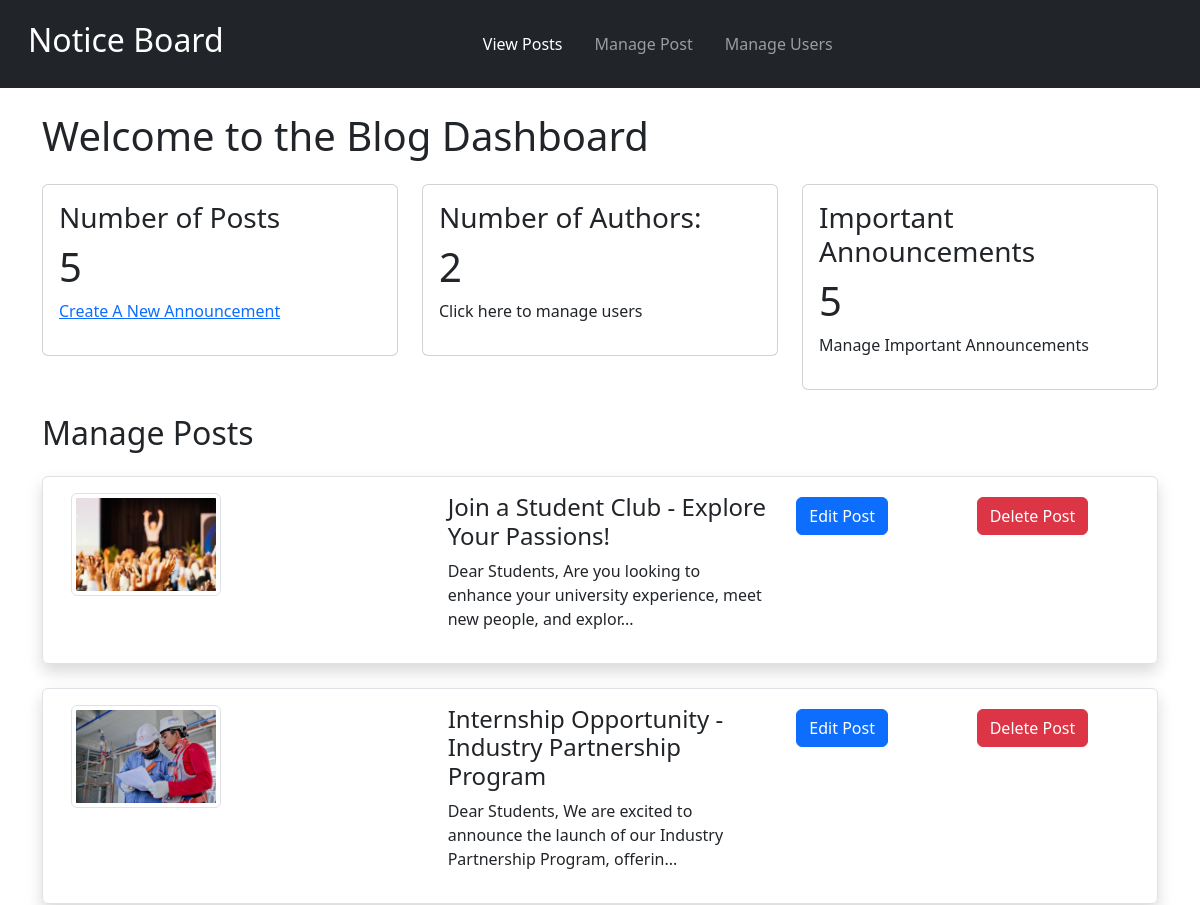
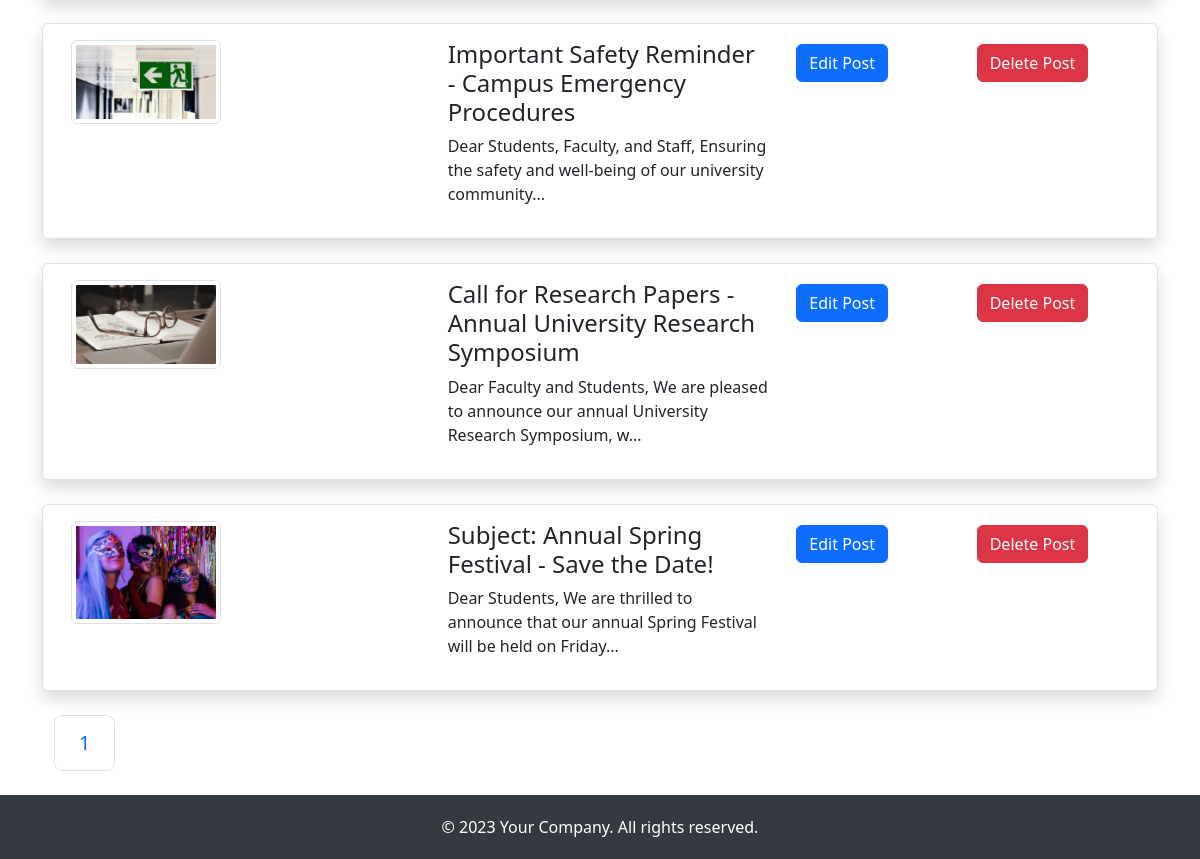
The app's page /admin/dashboard.php (signed in) with its own data (2 pictures, top to bottom).
### tables this page shows
CREATE TABLE `posts` (
  `id` int(10) NOT NULL,
  `title` text NOT NULL,
  `content` text NOT NULL,
  `category` text NOT NULL,
  `author` text NOT NULL,
  `cover_photo` text NOT NULL,
  `date` timestamp NULL DEFAULT current_timestamp(),
  `important` tinyint(1) NOT NULL
);

### admin/dashboard.php (the view, shortened to what this page needs)
<?php
$servername = "localhost";
$username = "root";
$password = "";
$dbname = "noticeboard";
$conn = new mysqli($servername, $username, $password, $dbname);
$sqlAuthors = "SELECT COUNT(*) AS numAuthors FROM author";
$resultAuthors = $conn->query($sqlAuthors);
$numAuthors = 0;
if ($resultAuthors->num_rows > 0) {
    $rowAuthors = $resultAuthors->fetch_assoc();
    $numAuthors = $rowAuthors["numAuthors"];
}
$sqlPosts = "SELECT COUNT(*) AS numPosts FROM posts";
$resultPosts = $conn->query($sqlPosts);
$numPosts = 0;
if ($resultPosts->num_rows > 0) {
    $rowPosts = $resultPosts->fetch_assoc();
    $numPosts = $rowPosts["numPosts"];
}
?>
<!DOCTYPE html>
<html lang="en">
<head>
  <link href="https://cdn.jsdelivr.net/npm/bootstrap@5.2.3/dist/css/bootstrap.min.css" rel="stylesheet">
  <link rel="stylesheet" href="../assets/style.css">
</head>
<body>
  <nav class="navbar navbar-expand-lg navbar-dark bg-dark p-3">
      <div class="container-fluid">
        <a class="navbar-brand" href="#"><h2> Notice Board </h2></a>
        <div class=" collapse navbar-collapse" id="navbarNavDropdown">
          <ul class="navbar-nav ms-auto ">
            <li class="nav-item">
              <a class="nav-link mx-2 active" aria-current="page" href="../posts/get_posts.php">View Posts</a>
            </li>
            <li class="nav-item">
              <a class="nav-link mx-2" href="#manageposts">Manage Post</a>
            </li>
            <li class="nav-item">
              <a class="nav-link mx-2" href="manage_users.php">Manage Users</a>
            </li>
          </ul>
          <ul class="navbar-nav ms-auto d-none d-lg-inline-flex">
            <li class="nav-item mx-2">
              <a class="nav-link text-light h5" href="" target="blank"><i class="fab fa-google-plus-square"></i></a>
            </li>
            <li class="nav-item mx-2">
              <a class="nav-link text-light h5" href="" target="blank"><i class="fab fa-twitter"></i></a>
            </li>
            <li class="nav-item mx-2">
              <a class="nav-link text-light h5" href="" target="blank"><i class="fab fa-facebook-square"></i></a>
            </li>
          </ul>
        </div>
      </div>
    </nav>
  <div class="container">
    <h1 class="h1 mt-4">Welcome to the Blog Dashboard</h1>
    <div class="row mt-4">
      <div class="col">
        <div class="card">
          <div class="card-body">
            <h3 class="card-title">Number of Posts</h3>
            <h1 class="card-text"> <?php echo $numPosts; ?> </h1>
            <p class="card-lead"><a href="create_post.php">Create A New Announcement</a></p>
          </div>
        </div>
      </div>
      <div class="col">
        <div class="card">
          <div class="card-body">
            <h3 class="card-title">Number of Authors:</h3>
            <h1 class="card-text"> <?php echo $numAuthors; ?></h1>
            <p class="card-lead">Click here to manage users</p>
          </div>
        </div>
      </div>
      <div class="col">
        <div class="card">
          <div class="card-body">
          <h3 class="card-title">Important Announcements </h3>
            <h1 class="card-text"> <?php echo $numPosts; ?> </h1>
            <p class="card-lead">Manage Important Announcements </p>
          </div>
        </div>
      </div>
    </div>
    <div>
      <h3 class="h2 mt-4" id="manageposts">Manage Posts</h3>
      <div class="container">
          <?php
          $perPage = 6;
          $page = isset($_GET['page']) ? $_GET['page'] : 1;
          $search = isset($_GET['search']) ? $_GET['search'] : '';
          $sqlCount = "SELECT COUNT(*) AS total FROM posts WHERE category LIKE '%$search%'";
          $resultCount = $conn->query($sqlCount);
          $rowCount = $resultCount->fetch_assoc();
          $totalPosts = $rowCount['total'];
          $totalPages = ceil($totalPosts / $perPage);
          $offset = ($page - 1) * $perPage;
          $sqlPosts = "SELECT * FROM posts WHERE category LIKE '%$search%' ORDER BY date DESC LIMIT $offset, $perPage";
          $resultPosts = $conn->query($sqlPosts);
          if ($resultPosts->num_rows > 0) {
              while ($rowPosts = $resultPosts->fetch_assoc()) {
                  $postId = $rowPosts['id'];
                  $postTitle = $rowPosts['title'];
                  $postImage = $rowPosts['cover_photo'];
                  $postContent = $rowPosts['content'];
                  $filePath = '../images/';
                  echo '<div class="row mt-4 border rounded-2 p-3 shadow">
                          <div class="col">
                            <img src="'. $filePath . $postImage .'" alt="Post Thumbnail" class="img-thumbnail" width="150px">
                          </div>
                          <div class="col">
                            <div class="flex-grow-1 ms-3">
                              <h4>' . $postTitle . '</h4>
                              <p>' . substr($postContent, 0, 100) . '...</p>
                            </div>
                          </div>
                          <div class="col">
                            <div class="row">
                                <div class="col m-1"><a class="btn btn-primary" href="edit_post.php?id=' . $postId . '">Edit Post</a></div>
                                <div class="col m-1"><a class="btn btn-danger" href="delete_post.php?id=' . $postId . '">Delete Post</a></div>
                            </div>
                          </div>
                      </div>';
              }
          } else {
              echo 'No posts found.';
          }
          echo '<nav class="mt-4">
                  <ul class="pagination pagination-lg">';
          for ($i = 1; $i <= $totalPages; $i++) {
              echo '<li class="page-item"> <a class="page-link" href="dashboard.php?page=' . $i . '&search=' . $search . '">' . $i . '</a></li>';
          }
          echo '
                  </ul>
                </nav>';
          ?>
        </div>
    </div>
  </div>
  <footer class="footer mt-4">
        <div class="container">
            <span>&copy; 2023 Your Company. All rights reserved.</span>
        </div>
  </footer>
</body>
</html>

### assets/style.css (style rules this page uses)
.footer { position: relative; bottom: 0; width: 100%; background-color: #343a40; color: #fff; padding: 20px; text-align: center; }

### records on screen
posts: cover_photo (picture), title "Join a Student Club - Explore Your Passions!", content "Dear Students, Are you looking to enhance your university experience, meet new people, and explor"
posts: cover_photo (picture), title "Internship Opportunity - Industry Partnership Program", content "Dear Students, We are excited to announce the launch of our Industry Partnership Program, offerin"
posts: cover_photo (picture), title "Important Safety Reminder - Campus Emergency Procedures", content "Dear Students, Faculty, and Staff, Ensuring the safety and well-being of our university community"
posts: cover_photo (picture), title "Call for Research Papers - Annual University Research Symposium", content "Dear Faculty and Students, We are pleased to announce our annual University Research Symposium, w"
posts: cover_photo (picture), title "Subject: Annual Spring Festival - Save the Date!", content "Dear Students, We are thrilled to announce that our annual Spring Festival will be held on Friday"

### other values on screen
$numPosts "5"
$numAuthors "2"
